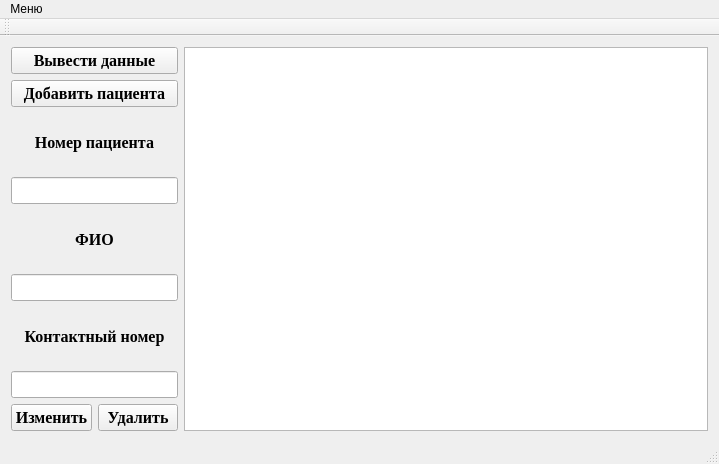
<?xml version="1.0" encoding="UTF-8"?>
<ui version="4.0">
 <class>MainWindow</class>
 <widget class="QMainWindow" name="MainWindow">
  <property name="geometry">
   <rect>
    <x>0</x>
    <y>0</y>
    <width>719</width>
    <height>464</height>
   </rect>
  </property>
  <property name="windowTitle">
   <string>MainWindow</string>
  </property>
  <widget class="QWidget" name="centralWidget">
   <layout class="QGridLayout" name="gridLayout">
    <item row="0" column="3" rowspan="9">
     <widget class="QTableView" name="tableView"/>
    </item>
    <item row="0" column="1" colspan="2">
     <widget class="QPushButton" name="pushButton">
      <property name="font">
       <font>
        <family>Times New Roman</family>
        <pointsize>12</pointsize>
        <weight>75</weight>
        <bold>true</bold>
        <kerning>true</kerning>
       </font>
      </property>
      <property name="text">
       <string>Вывести данные</string>
      </property>
     </widget>
    </item>
    <item row="5" column="1" colspan="2">
     <widget class="QLineEdit" name="lineEdit">
      <property name="font">
       <font>
        <family>Times New Roman</family>
        <pointsize>12</pointsize>
        <weight>75</weight>
        <bold>true</bold>
       </font>
      </property>
     </widget>
    </item>
    <item row="1" column="1" colspan="2">
     <widget class="QPushButton" name="pushButton_2">
      <property name="font">
       <font>
        <family>Times New Roman</family>
        <pointsize>12</pointsize>
        <weight>75</weight>
        <bold>true</bold>
       </font>
      </property>
      <property name="text">
       <string>Добавить пациента</string>
      </property>
     </widget>
    </item>
    <item row="8" column="1">
     <widget class="QPushButton" name="pushButton_3">
      <property name="font">
       <font>
        <family>Times New Roman</family>
        <pointsize>12</pointsize>
        <weight>75</weight>
        <bold>true</bold>
       </font>
      </property>
      <property name="text">
       <string>Изменить</string>
      </property>
     </widget>
    </item>
    <item row="7" column="1" colspan="2">
     <widget class="QLineEdit" name="lineEdit_2">
      <property name="font">
       <font>
        <family>Times New Roman</family>
        <pointsize>12</pointsize>
        <weight>75</weight>
        <bold>true</bold>
       </font>
      </property>
     </widget>
    </item>
    <item row="8" column="2">
     <widget class="QPushButton" name="pushButton_4">
      <property name="font">
       <font>
        <family>Times New Roman</family>
        <pointsize>12</pointsize>
        <weight>75</weight>
        <bold>true</bold>
       </font>
      </property>
      <property name="text">
       <string>Удалить</string>
      </property>
     </widget>
    </item>
    <item row="6" column="1" colspan="2">
     <widget class="QLabel" name="label_2">
      <property name="font">
       <font>
        <family>Times New Roman</family>
        <pointsize>12</pointsize>
        <weight>75</weight>
        <bold>true</bold>
       </font>
      </property>
      <property name="text">
       <string>Контактный номер</string>
      </property>
      <property name="alignment">
       <set>Qt::AlignCenter</set>
      </property>
     </widget>
    </item>
    <item row="4" column="1" colspan="2">
     <widget class="QLabel" name="label">
      <property name="font">
       <font>
        <family>Times New Roman</family>
        <pointsize>12</pointsize>
        <weight>75</weight>
        <bold>true</bold>
       </font>
      </property>
      <property name="text">
       <string>ФИО</string>
      </property>
      <property name="alignment">
       <set>Qt::AlignCenter</set>
      </property>
     </widget>
    </item>
    <item row="2" column="1" colspan="2">
     <widget class="QLabel" name="label_4">
      <property name="font">
       <font>
        <family>Times New Roman</family>
        <pointsize>12</pointsize>
        <weight>75</weight>
        <bold>true</bold>
       </font>
      </property>
      <property name="text">
       <string>Номер пациента</string>
      </property>
      <property name="alignment">
       <set>Qt::AlignCenter</set>
      </property>
     </widget>
    </item>
    <item row="3" column="1" colspan="2">
     <widget class="QLineEdit" name="lineEdit_4">
      <property name="font">
       <font>
        <family>Times New Roman</family>
        <pointsize>12</pointsize>
        <weight>75</weight>
        <bold>true</bold>
       </font>
      </property>
      <property name="alignment">
       <set>Qt::AlignCenter</set>
      </property>
     </widget>
    </item>
   </layout>
  </widget>
  <widget class="QMenuBar" name="menuBar">
   <property name="geometry">
    <rect>
     <x>0</x>
     <y>0</y>
     <width>719</width>
     <height>21</height>
    </rect>
   </property>
   <widget class="QMenu" name="menu">
    <property name="title">
     <string>Меню</string>
    </property>
    <addaction name="action"/>
   </widget>
   <addaction name="menu"/>
  </widget>
  <widget class="QToolBar" name="mainToolBar">
   <attribute name="toolBarArea">
    <enum>TopToolBarArea</enum>
   </attribute>
   <attribute name="toolBarBreak">
    <bool>false</bool>
   </attribute>
  </widget>
  <widget class="QStatusBar" name="statusBar"/>
  <action name="action">
   <property name="text">
    <string>Соединения с БД</string>
   </property>
  </action>
 </widget>
 <layoutdefault spacing="6" margin="11"/>
 <resources/>
 <connections/>
</ui>
